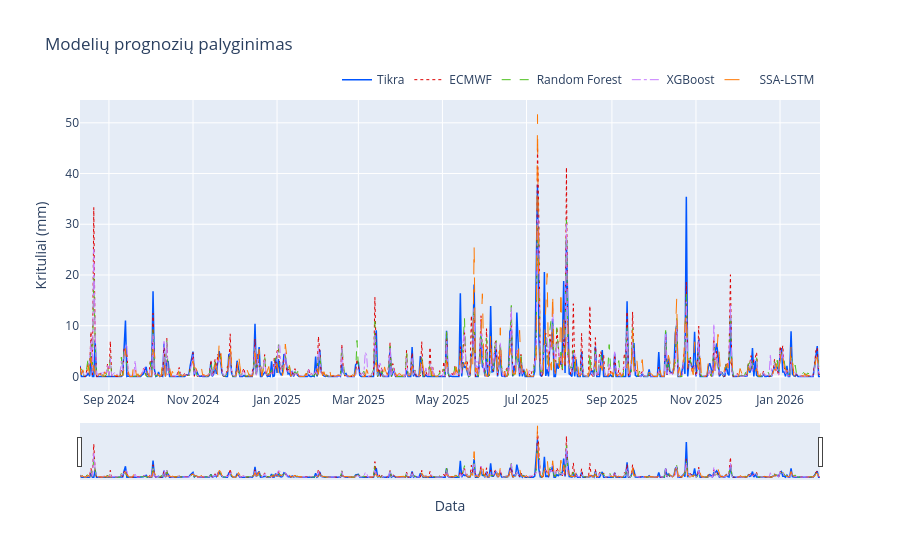

Here is the notebook cell this chart was saved with:
### Code cell
plot_prognozes_plotly(df, MODEL_COLS)

### Figure 1 — Plotly figure (JSON) as saved in the notebook; plotly's stock layout.template omitted (floating-point values rounded to 4 significant figures; data arrays with more than 128 entries replaced by an {"elided": "..."} marker saying what was removed)
{"data": [{"line": {"color": "#0055ff", "width": 1.5}, "name": "Tikra", "type": "scatter", "x": {"elided": "538 str values"}, "y": {"elided": "538 float values"}}, {"line": {"color": "#de0000", "dash": "dot", "width": 1}, "name": "ECMWF", "type": "scatter", "x": {"elided": "538 str values"}, "y": {"elided": "538 float values"}}, {"line": {"color": "#4dc11c", "dash": "dash", "width": 1}, "name": "Random Forest", "type": "scatter", "x": {"elided": "538 str values"}, "y": {"elided": "538 float values"}}, {"line": {"color": "#c77cff", "dash": "dashdot", "width": 1}, "name": "XGBoost", "type": "scatter", "x": {"elided": "538 str values"}, "y": {"elided": "538 float values"}}, {"line": {"color": "#ff7700", "dash": "longdash", "width": 1}, "name": "SSA-LSTM", "type": "scatter", "x": {"elided": "538 str values"}, "y": {"elided": "538 float values"}}], "layout": {"hovermode": "x unified", "legend": {"orientation": "h", "x": 1, "xanchor": "right", "y": 1.02, "yanchor": "bottom"}, "title": {"text": "Modelių prognozių palyginimas"}, "xaxis": {"rangeslider": {"visible": true}, "title": {"text": "Data"}}, "yaxis": {"title": {"text": "Krituliai (mm)"}}}}
